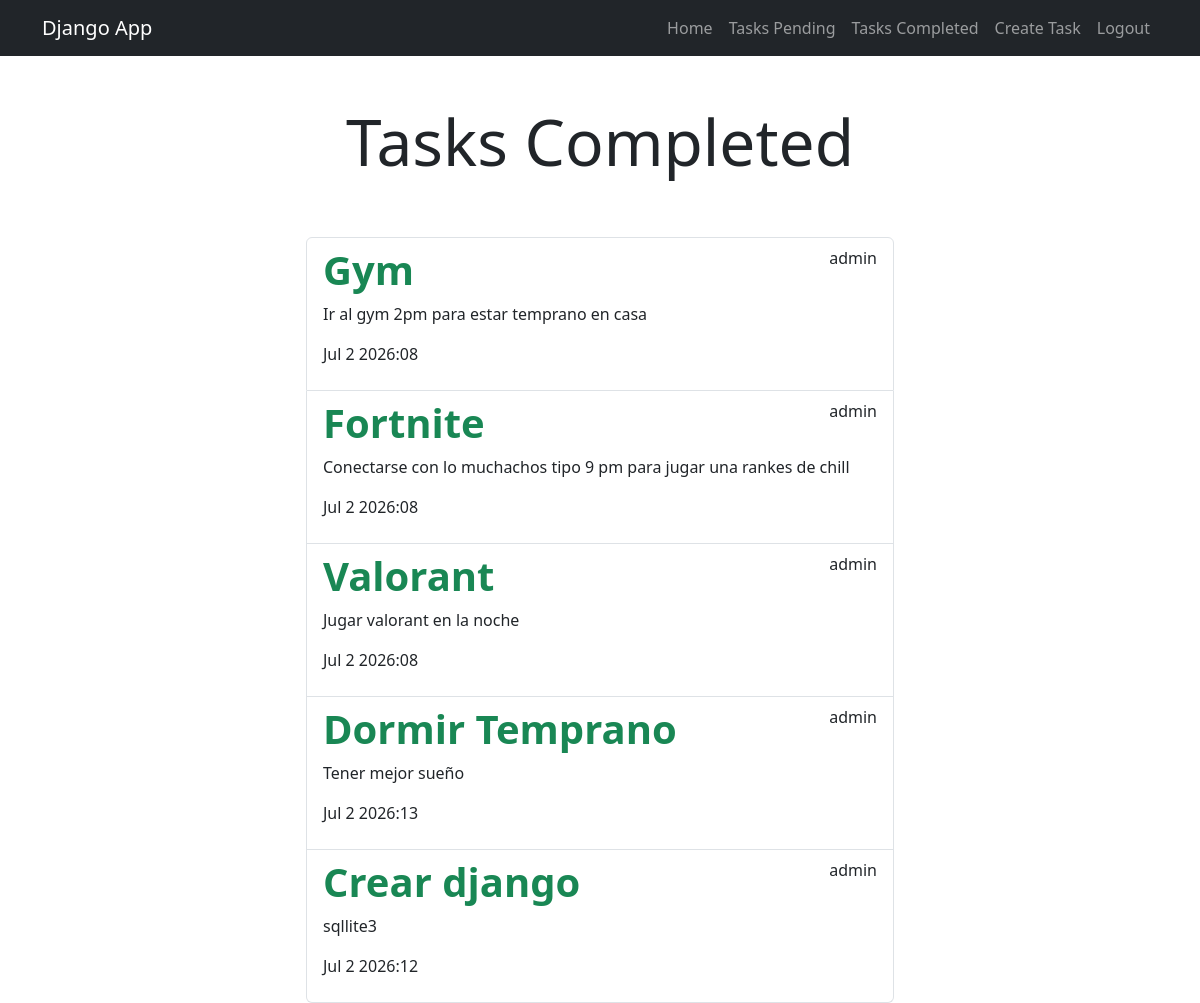
Page /tasks_completed/ (signed in) on the committed database.
### tasks/models.py (models this page shows, shortened)
class Task(models.Model):
    title = models.CharField(max_length=100)
    description = models.TextField(blank=True)
    created = models.DateTimeField(auto_now_add=True)
    datecompleted = models.DateTimeField(null=True, blank=True)
    important = models.BooleanField(default=False)
    user = models.ForeignKey(User, on_delete=models.CASCADE)

### tasks/views.py (the view)
# urls.py: path('tasks_completed/', views.tasks_completed, name='tasks_completed'),
@login_required
def tasks_completed(request):
    tasks = Task.objects.filter(user=request.user, datecompleted__isnull=False).order_by('-datecompleted')
    return render(request, 'tasks.html', {'tasks':tasks, 'title': 'Tasks Completed'})

### tasks/templates/tasks.html
{% extends 'base.html' %}
{% block content %}
<main class="conteiner">
    <div class="row">
        <div class="col-md-6 offset-md-3">
            <h1 class="text-center display-3 py-5">{{ title }}</h1>
            <ul class="list-group">
                {% for task in tasks %}
                <a class="list-group-item" href="{% url 'detail_task' task.id %}">
                        <header class="d-flex justify-content-between">
                            {% if task.important %}
                            <h1 class="fw-bold text-success">{{task.title}}</h1>
                            <p>{{task.user.username}}</p>
                            {% else %}
                                <h1 class="fw-bold">{{task.title}}</h1>
                            {% endif %}
                        </header>
                        <p>{{task.description}}</p>
                        <p>{{task.datecompleted|date:'M j Y:i'}}</p>
                </a>
                {% endfor %}
            </ul>
        </div>
    </div>
</main>
{% endblock  %}

### tasks/templates/base.html (shortened to what this page needs)
<!doctype html>
<html lang="en">
  <head>
    <link rel="stylesheet" href="https://cdn.jsdelivr.net/npm/bootstrap@5.3.8/dist/css/bootstrap.min.css">
  </head>
  <body>
    <nav class="navbar navbar-expand-lg bg-dark navbar-dark">
  <div class="container">
    <a class="navbar-brand" href="/">Django App</a>
    <div class="collapse navbar-collapse" id="navbarNav">
      <ul class="navbar-nav ms-auto">
        <li class="nav-item">
          <a class="nav-link" href="/">Home</a>
        </li>
        {% if user.is_authenticated %}
        <li class="nav-item">
          <a class="nav-link" href="{% url 'tasks' %}">Tasks Pending</a>
        </li>
        <li class="nav-item">
          <a class="nav-link" href="{% url 'tasks_completed' %}">Tasks Completed</a>
        </li>
        <li class="nav-item">
          <a class="nav-link" href="/tasks/create/">Create Task</a>
        </li>
        <li class="nav-item">
          <a class="nav-link" href="/logout">Logout</a>
        </li>
        {% endif %}
      </ul>
    </div>
  </div>
</nav>
    {% block content %}
    {% endblock %}
  </body>
</html>

### rows in the picture
Task: title "Gym", user.username "admin", description "Ir al gym 2pm para estar temprano en casa", datecompleted "Jul 2 2026:08"
Task: title "Fortnite", user.username "admin", description "Conectarse con lo muchachos tipo 9 pm para jugar una rankes de chill", datecompleted "Jul 2 2026:08"
Task: title "Valorant", user.username "admin", description "Jugar valorant en la noche", datecompleted "Jul 2 2026:08"
Task: title "Dormir Temprano", user.username "admin", description "Tener mejor sueño", datecompleted "Jul 2 2026:13"
Task: title "Crear django", user.username "admin", description "sqllite3", datecompleted "Jul 2 2026:12"

### other values in the picture
{{ title }} "Tasks Completed"
